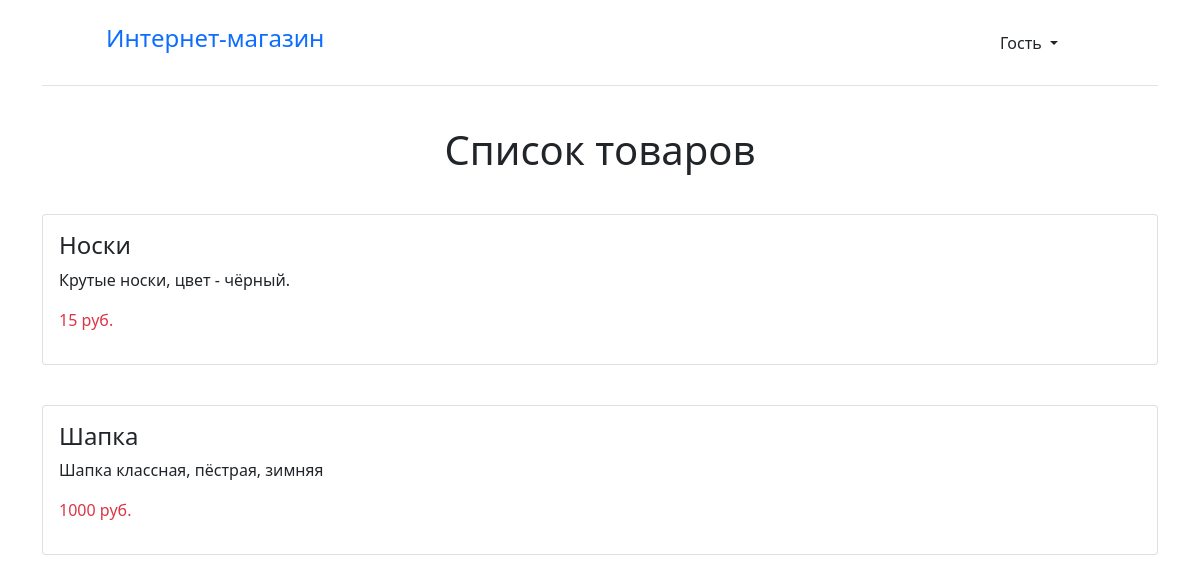
Before: / with the older database file.
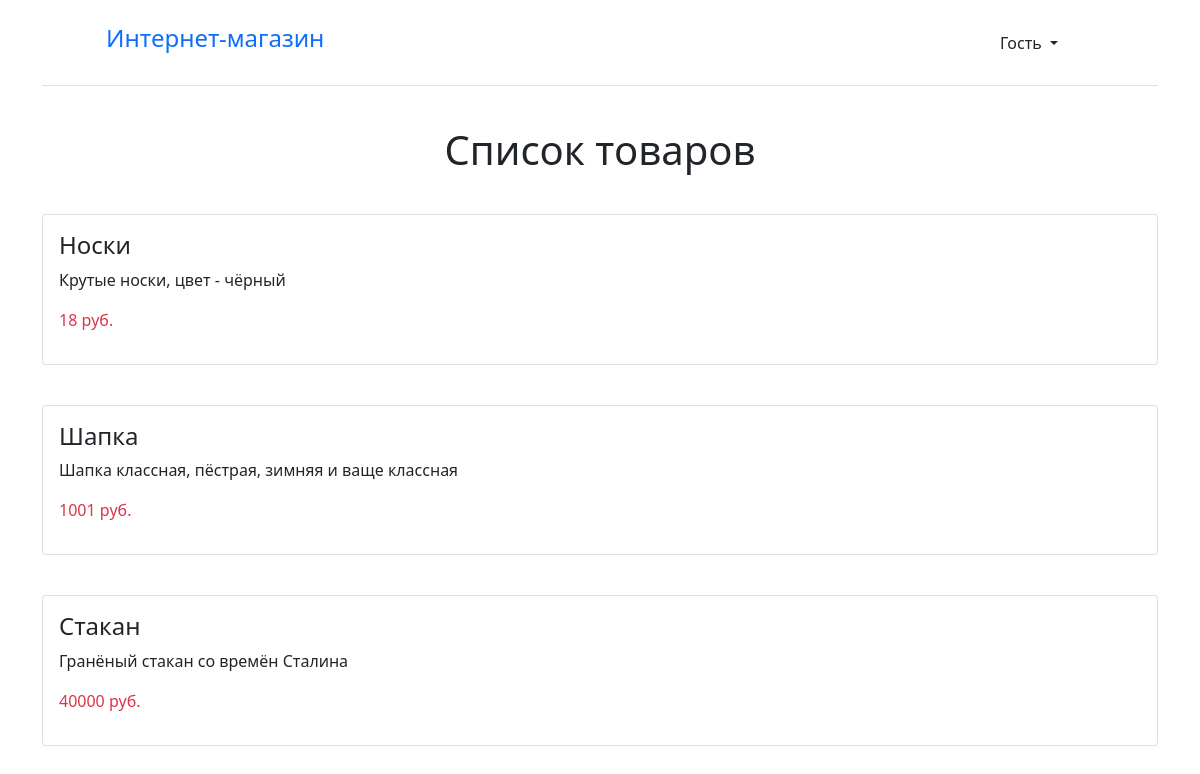
After: the same page with the newer database file.
### tables this page shows
CREATE TABLE `services` (
  `id` int(11) NOT NULL,
  `title` varchar(255) NOT NULL,
  `description` varchar(255) NOT NULL,
  `price` int(11) NOT NULL
);

### php/servicesOutput.php (the view, shortened to what this page needs)
<?php
require_once '../connect.php';
$query = "SELECT * FROM services";
$res = mysqli_query($mysqli, $query);
while ($row = mysqli_fetch_assoc($res)) {
    $title = $row['title'];
    $description = $row['description'];
    $price = $row['price'];
    echo "<div style='margin-top: 40px;' class='card'>
        <div class='card-body'>
            <h4 class='card-title'>$title</h4>
            <p class='card-text'>$description</p>
            <p class='card-text text-danger'>$price руб.</p>
            <div class='d-flex justify-content-between'>
            $button
            $button_delete
            </div>
        </div>
    </div>";
}
?>

Changed rows visible on the page:
changed services "Носки": description "Крутые носки, цвет - чёрный." → "Крутые носки, цвет - чёрный"; price "15" → "18"
changed services "Шапка": description "Шапка классная, пёстрая, зимняя" → "Шапка классная, пёстрая, зимняя и ваще классная"; price "1000" → "1001"
added services: title "Стакан", description "Гранёный стакан со времён Сталина", price "40000"
